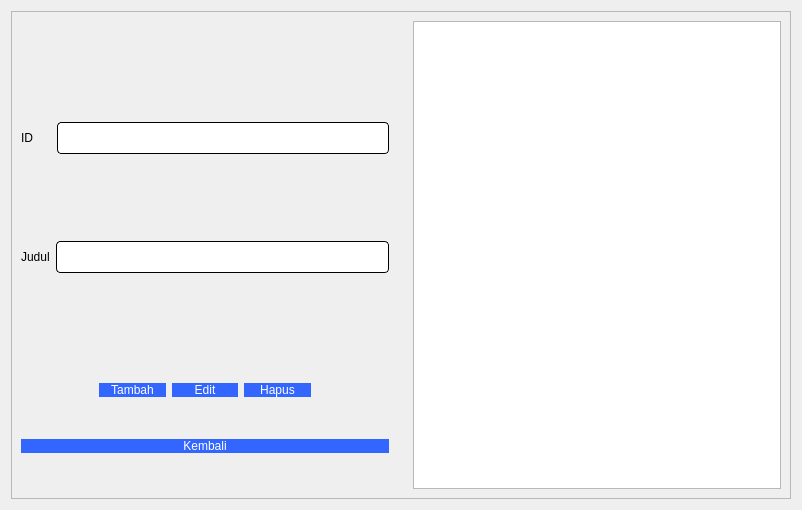
<?xml version="1.0" encoding="UTF-8"?>
<ui version="4.0">
 <class>manageBooks</class>
 <widget class="QDialog" name="manageBooks">
  <property name="geometry">
   <rect>
    <x>0</x>
    <y>0</y>
    <width>802</width>
    <height>510</height>
   </rect>
  </property>
  <property name="windowTitle">
   <string>Dialog</string>
  </property>
  <layout class="QHBoxLayout" name="horizontalLayout_6">
   <item>
    <widget class="QFrame" name="frame">
     <property name="styleSheet">
      <string notr="true"/>
     </property>
     <property name="frameShape">
      <enum>QFrame::StyledPanel</enum>
     </property>
     <property name="frameShadow">
      <enum>QFrame::Raised</enum>
     </property>
     <layout class="QHBoxLayout" name="horizontalLayout_4">
      <item>
       <layout class="QVBoxLayout" name="verticalLayout">
        <item>
         <spacer name="verticalSpacer_3">
          <property name="orientation">
           <enum>Qt::Vertical</enum>
          </property>
          <property name="sizeType">
           <enum>QSizePolicy::Fixed</enum>
          </property>
          <property name="sizeHint" stdset="0">
           <size>
            <width>20</width>
            <height>68</height>
           </size>
          </property>
         </spacer>
        </item>
        <item>
         <layout class="QHBoxLayout" name="horizontalLayout_2">
          <item>
           <widget class="QLabel" name="label">
            <property name="styleSheet">
             <string notr="true">font: 10pt &quot;Comic Sans MS&quot;;
color: rgb(0, 0, 0);</string>
            </property>
            <property name="text">
             <string>ID</string>
            </property>
           </widget>
          </item>
          <item>
           <spacer name="horizontalSpacer">
            <property name="orientation">
             <enum>Qt::Horizontal</enum>
            </property>
            <property name="sizeType">
             <enum>QSizePolicy::Fixed</enum>
            </property>
            <property name="sizeHint" stdset="0">
             <size>
              <width>18</width>
              <height>20</height>
             </size>
            </property>
           </spacer>
          </item>
          <item>
           <widget class="QLineEdit" name="ID">
            <property name="styleSheet">
             <string notr="true">QLineEdit{
	background-color: rgb(255, 255, 255);
	 border: 1px  solid;
     border-radius: 4px;
	font: 24px
}</string>
            </property>
           </widget>
          </item>
         </layout>
        </item>
        <item>
         <spacer name="verticalSpacer_2">
          <property name="orientation">
           <enum>Qt::Vertical</enum>
          </property>
          <property name="sizeType">
           <enum>QSizePolicy::Fixed</enum>
          </property>
          <property name="sizeHint" stdset="0">
           <size>
            <width>20</width>
            <height>48</height>
           </size>
          </property>
         </spacer>
        </item>
        <item>
         <layout class="QHBoxLayout" name="horizontalLayout_3">
          <item>
           <widget class="QLabel" name="label_3">
            <property name="styleSheet">
             <string notr="true">font: 10pt &quot;Comic Sans MS&quot;;
color: rgb(0, 0, 0);</string>
            </property>
            <property name="text">
             <string>Judul</string>
            </property>
           </widget>
          </item>
          <item>
           <widget class="QLineEdit" name="Name">
            <property name="styleSheet">
             <string notr="true">QLineEdit{
	background-color: rgb(255, 255, 255);
	 border: 1px  solid;
     border-radius: 4px;
	font: 24px
}</string>
            </property>
           </widget>
          </item>
         </layout>
        </item>
        <item>
         <spacer name="verticalSpacer">
          <property name="orientation">
           <enum>Qt::Vertical</enum>
          </property>
          <property name="sizeType">
           <enum>QSizePolicy::Fixed</enum>
          </property>
          <property name="sizeHint" stdset="0">
           <size>
            <width>17</width>
            <height>68</height>
           </size>
          </property>
         </spacer>
        </item>
        <item>
         <layout class="QHBoxLayout" name="horizontalLayout_7">
          <item>
           <spacer name="horizontalSpacer_3">
            <property name="orientation">
             <enum>Qt::Horizontal</enum>
            </property>
            <property name="sizeType">
             <enum>QSizePolicy::Fixed</enum>
            </property>
            <property name="sizeHint" stdset="0">
             <size>
              <width>78</width>
              <height>20</height>
             </size>
            </property>
           </spacer>
          </item>
          <item>
           <layout class="QHBoxLayout" name="horizontalLayout">
            <item>
             <widget class="QPushButton" name="add">
              <property name="styleSheet">
               <string notr="true">QPushButton
{ 
	border-radius:15px;
	font: 10pt &quot;Comic Sans MS&quot;;
	background-color: #3366FF;
	padding : 0 4px;
	border-radius:10px;
	color: rgb(255, 255, 255);
}


QPushButton:hover:!pressed

{
background:#4f85e2;
}
</string>
              </property>
              <property name="text">
               <string>Tambah</string>
              </property>
             </widget>
            </item>
            <item>
             <widget class="QPushButton" name="edit">
              <property name="styleSheet">
               <string notr="true">QPushButton
{ 
	border-radius:15px;
	font: 10pt &quot;Comic Sans MS&quot;;
	background-color: #3366FF;
	padding : 0 4px;
	border-radius:10px;
	color: rgb(255, 255, 255);
}


QPushButton:hover:!pressed

{
background:#4f85e2;
}
</string>
              </property>
              <property name="text">
               <string>Edit</string>
              </property>
             </widget>
            </item>
            <item>
             <widget class="QPushButton" name="deleteButton">
              <property name="styleSheet">
               <string notr="true">QPushButton
{ 
	border-radius:15px;
	font: 10pt &quot;Comic Sans MS&quot;;
	background-color: #3366FF;
	padding : 0 4px;
	border-radius:10px;
	color: rgb(255, 255, 255);
}


QPushButton:hover:!pressed

{
background:#4f85e2;
}
</string>
              </property>
              <property name="text">
               <string>Hapus</string>
              </property>
             </widget>
            </item>
           </layout>
          </item>
          <item>
           <spacer name="horizontalSpacer_4">
            <property name="orientation">
             <enum>Qt::Horizontal</enum>
            </property>
            <property name="sizeType">
             <enum>QSizePolicy::Fixed</enum>
            </property>
            <property name="sizeHint" stdset="0">
             <size>
              <width>78</width>
              <height>20</height>
             </size>
            </property>
           </spacer>
          </item>
         </layout>
        </item>
        <item>
         <widget class="QPushButton" name="pushButton">
          <property name="styleSheet">
           <string notr="true">QPushButton{
color: rgb(255, 255, 255);
font: 10pt &quot;Comic Sans MS&quot;;
border-radius:8px;
padding : 0 8px;
background: #3366FF;
border -radius:10px;
}
QPushButton:hover:!pressed

{
background:#4f85e2;
}
QToolButton
{

border-radius:10px;
bacground:red;
color:red;
}

QPushButton:pressed
{
              font-size: 19px;
              transition: 0.9s; 
}</string>
          </property>
          <property name="text">
           <string>Kembali</string>
          </property>
         </widget>
        </item>
       </layout>
      </item>
      <item>
       <spacer name="horizontalSpacer_2">
        <property name="orientation">
         <enum>Qt::Horizontal</enum>
        </property>
        <property name="sizeType">
         <enum>QSizePolicy::Fixed</enum>
        </property>
        <property name="sizeHint" stdset="0">
         <size>
          <width>18</width>
          <height>20</height>
         </size>
        </property>
       </spacer>
      </item>
      <item>
       <widget class="QTableView" name="genreTableView">
        <property name="styleSheet">
         <string notr="true">QHeaderView::section { background-color: #4f85e2; font: solid}</string>
        </property>
        <property name="selectionBehavior">
         <enum>QAbstractItemView::SelectRows</enum>
        </property>
        <attribute name="horizontalHeaderDefaultSectionSize">
         <number>200</number>
        </attribute>
        <attribute name="verticalHeaderVisible">
         <bool>false</bool>
        </attribute>
       </widget>
      </item>
     </layout>
    </widget>
   </item>
  </layout>
 </widget>
 <resources/>
 <connections/>
</ui>
